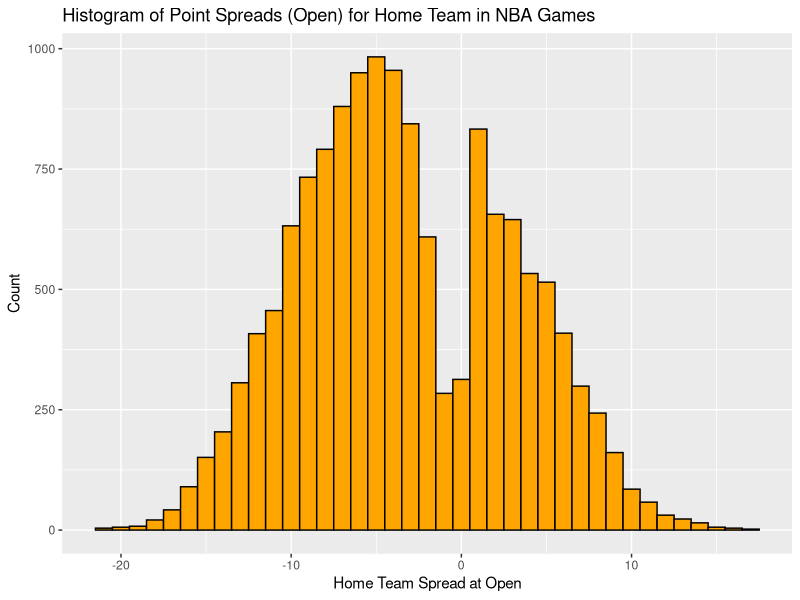
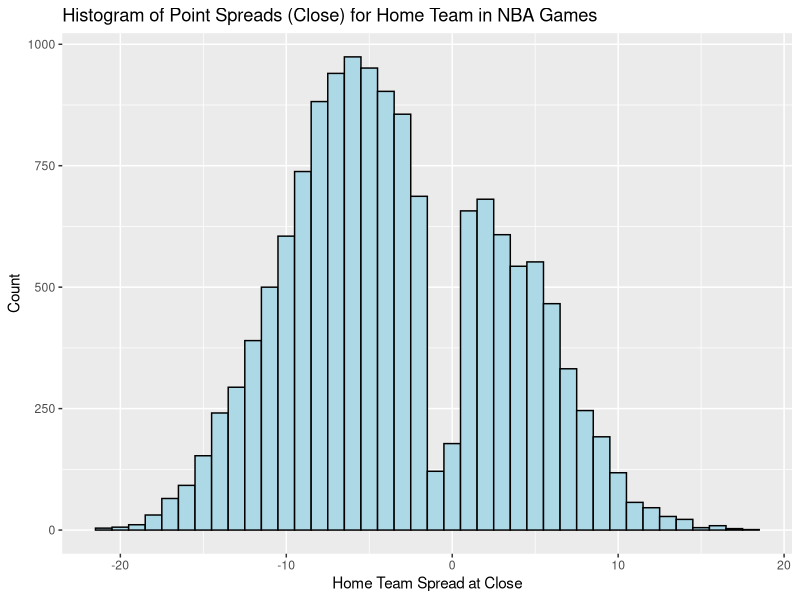
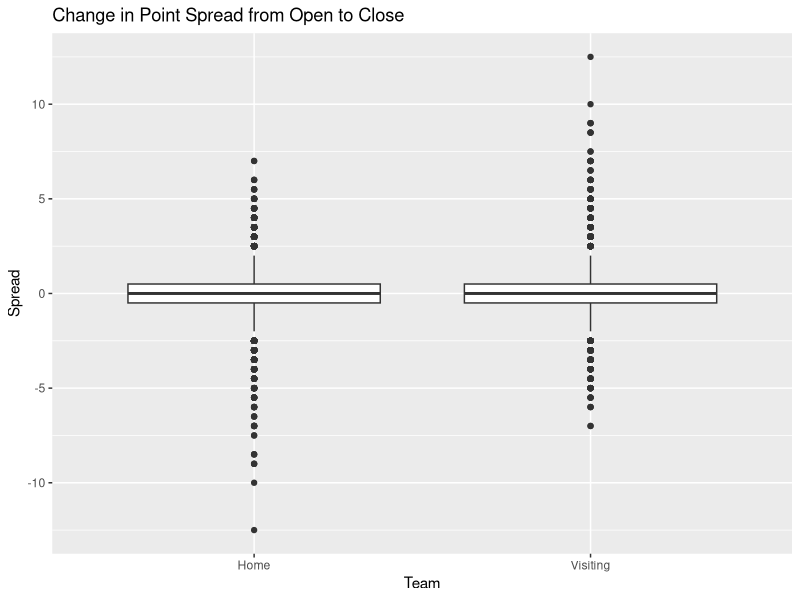
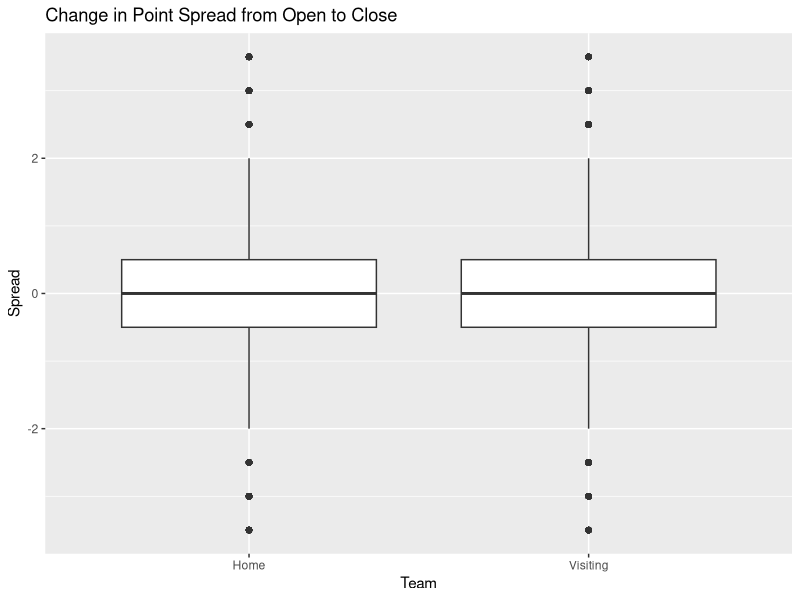
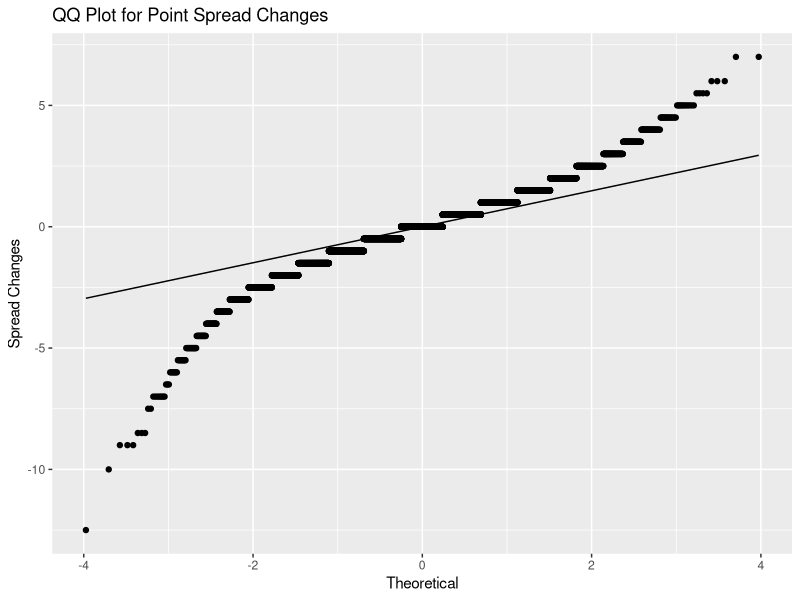
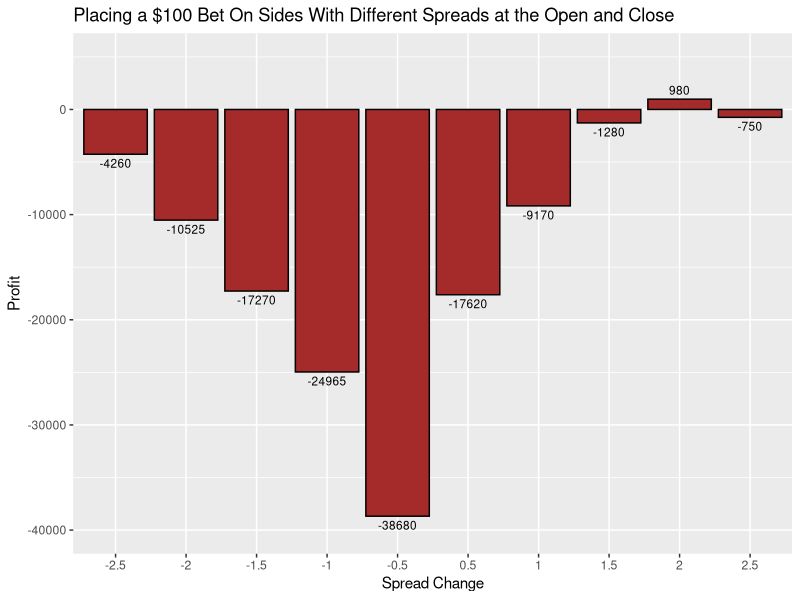

These charts were generated, in order, by the following R code:
## ---- chunk 1
library(ggplot2)
library(reshape2)
library(plyr)
## ---- chunk 2
odds <- read.table("../Data/tidy.csv", header=TRUE, sep=',')
## ---- chunk 3
head(odds)
## ---- chunk 4
ggplot(odds, aes(x=HSpreadOpen)) +
  geom_histogram(binwidth=1, fill='orange', color='black') +
  labs(y="Count", x="Home Team Spread at Open", title="Histogram of Point Spreads (Open) for Home Team in NBA Games")
## ---- chunk 5
ggplot(odds, aes(x=HSpreadClose)) +
  geom_histogram(binwidth=1, fill='lightblue', color='black') +
  labs(y="Count", x="Home Team Spread at Close", title="Histogram of Point Spreads (Close) for Home Team in NBA Games")
## ---- chunk 6
odds$VSpreadChange <- odds$VSpreadClose - odds$VSpreadOpen
odds$HSpreadChange <- odds$HSpreadClose - odds$HSpreadOpen
## ---- chunk 7
odds_melt <- melt(odds, id.vars="Index", measure.vars=c("HSpreadChange", "VSpreadChange"))
odds_melt$variable <- revalue(odds_melt$variable, c("HSpreadChange"="Home", "VSpreadChange"="Visiting"))
## ---- chunk 8
ggplot(odds_melt, aes(x=variable, y=value)) +
  geom_boxplot() +
  labs(x="Team", y="Spread", title="Change in Point Spread from Open to Close")
## ---- chunk 9
ggplot(odds_melt, aes(x=variable, y=value)) +
  geom_boxplot() +
  labs(x="Team", y="Spread", title="Change in Point Spread from Open to Close") +
  coord_cartesian(ylim=c(quantile(odds_melt$value, 0.01), quantile(odds_melt$value, 0.99)))
## ---- chunk 10
ggplot(odds, aes(sample=HSpreadChange)) +
  geom_qq() +
  stat_qq_line(distribution=qnorm) +
  labs(title='QQ Plot for Point Spread Changes', x='Theoretical', y='Spread Changes')
## ---- chunk 11
head(odds)
## ---- chunk 12
odds <- odds[c("VF", "HF", "HSpreadClose", "VSpreadClose", "HSpreadChange", "VSpreadChange")]
odds
## ---- chunk 13
spreadChange <- data.frame("Change" = c(-2.5, -2, -1.5, -1, -0.5, 0.5, 1, 1.5, 2, 2.5), "Profit")
for (j in 1:length(spreadChange$Change)){
  odds$Payout <- 0
  if (spreadChange$Change[j] < 0){
    for (i in 1:length(odds$Payout)){
      if (odds$HSpreadChange[i] <= spreadChange$Change[j]) {
        if (odds$HSpreadClose[i] == 0){
          if (odds$HF[i] > odds$VF[i]) {
            odds$Payout[i] <- 95
          } else {
            odds$Payout[i] <- -100
          }
        } else {
          if (odds$VF[i] - odds$HF[i] < odds$HSpreadClose[i]) {
            odds$Payout[i] <- 95
          } else if (odds$VF[i] - odds$HF[i] > odds$HSpreadClose[i]) {
            odds$Payout[i] <- -100
          }
        }
      }
      
      if (odds$VSpreadChange[i] <= spreadChange$Change[j]) {
        if (odds$VSpreadClose[i] == 0) {
          if (odds$VF[i] > odds$HF[i]) {
            odds$Payout[i] <- 95
          } else {
            odds$Payout[i] <- -100
          }
        } else {
          if (odds$HF[i] - odds$VF[i] < odds$VSpreadClose[i]){
            odds$Payout[i] <- 95
          } else if (odds$HF[i] - odds$VF[i] > odds$VSpreadClose[i]) {
            odds$Payout[i] <- -100
          }
        }
      }
    }
    spreadChange$Profit[j] <- sum(odds$Payout)
  } else if (spreadChange$Change[j] > 0){
    for (i in 1:length(odds$Payout)){
      if (odds$HSpreadChange[i] >= spreadChange$Change[j]) {
        if (odds$HSpreadClose[i] == 0){
          if (odds$HF[i] > odds$VF[i]) {
            odds$Payout[i] <- 95
          } else {
            odds$Payout[i] <- -100
          }
        } else {
          if (odds$VF[i] - odds$HF[i] < odds$HSpreadClose[i]) {
            odds$Payout[i] <- 95
          } else if (odds$VF[i] - odds$HF[i] > odds$HSpreadClose[i]) {
            odds$Payout[i] <- -100
          }
        }
      }
      
      if (odds$VSpreadChange[i] >= spreadChange$Change[j]) {
        if (odds$VSpreadClose[i] == 0) {
          if (odds$VF[i] > odds$HF[i]) {
            odds$Payout[i] <- 95
          } else {
            odds$Payout[i] <- -100
          }
        } else {
          if (odds$HF[i] - odds$VF[i] < odds$VSpreadClose[i]){
            odds$Payout[i] <- 95
          } else if (odds$HF[i] - odds$VF[i] > odds$VSpreadClose[i]) {
            odds$Payout[i] <- -100
          }
        }
      }
    }
    spreadChange$Profit[j] <- sum(odds$Payout)
  }
}
## ---- chunk 14
spreadChange$Change <- as.factor(spreadChange$Change)
ggplot(spreadChange, aes(x=Change, y=Profit)) +
  geom_bar(stat='identity', fill='brown', color='black') +
  geom_text(aes(label = paste(Profit), vjust = ifelse(Profit >= 0, -0.5, 1.5)), size=3) +
  scale_y_continuous(limits = c(-40000,5000)) +
  labs(x="Spread Change", title="Placing a $100 Bet On Sides With Different Spreads at the Open and Close") 
